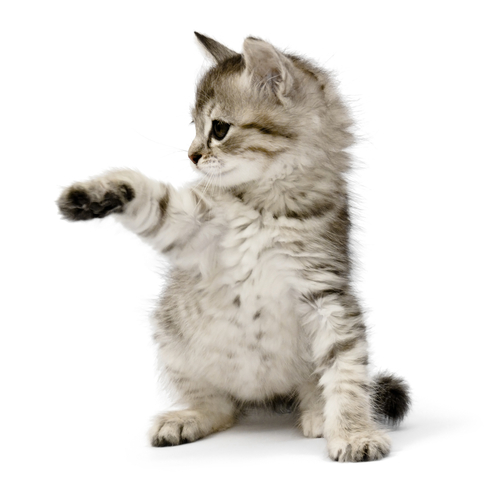
#> input picture test2.jpg, 500 x 500 px
$ python converter.py
#> lines starting #> are read from the running program, lines starting #| are printed output that depends on the picture; after the words box and inside, x2 and y2 are one past the last pixel; in counts of white or black regions, pixels touching at a corner belong together
# README
# Start with Square Images Only

import os

from PIL import Image, ImageDraw

# User Defined Constants
OUTPUT_LENGTH = 100 # PX
SAMPLE_LENGTH = 1 # pixels per sample

CIRCLE_RADII = [0, .25, .5, .75, 1]  # PX

# Other Constants
CIRCLE_CENTER = (SAMPLE_LENGTH/2, SAMPLE_LENGTH/2)
NUMBER_OF_SAMPLES = int(OUTPUT_LENGTH/SAMPLE_LENGTH)  # Number of samples to make in one direction, used for generating output circle grid.
output_circle_grid = [[0 for col in range(NUMBER_OF_SAMPLES)] for row in range(NUMBER_OF_SAMPLES)]

def sample_area(img, x_start, y_start, length):
    total = 0
    for y in range(y_start, y_start + length):
        for x in range(x_start, x_start + length):
            if img.mode == "L":  # “L” 8-bit greyscale. 0 means black, 255 means white.
                pixel_grayscale = img.getpixel((x, y))
            else:
                pixel_rgb_sum = 0
                for each_pixel in img.getpixel((x, y)): # take average of R, G, B
                    pixel_rgb_sum += each_pixel
                pixel_grayscale = pixel_rgb_sum / 3
            total += pixel_grayscale
    average = round(total / length ** 2)
    return average


def pixels_to_circles(pxl_value, circle_list):
    old_range = 255 - 0
    new_range = len(circle_list)
    new_value = round(((pxl_value - 0) * new_range) / old_range)
    return new_value


def convert_image(img_location):
#> called with img_location = './test2.jpg'
    with Image.open(img_location) as img:
#> img is the input picture: PIL image 500x500 RGB; mean R, G, B 226.5, 223.6, 219.1
        INPUT_LENGTH, _ = img.size
#> INPUT_LENGTH = 500

        # Resize Image if one side is > OUTPUT_LENGTH
        if INPUT_LENGTH > OUTPUT_LENGTH:
            img = img.resize((OUTPUT_LENGTH, OUTPUT_LENGTH))
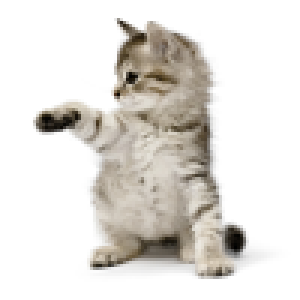
#> img: PIL image 100x100 RGB (shown 3 times larger); mean R, G, B 226.5, 223.6, 219.1

        # Sample Image, section by section
        x_idx = 0
        for x in range(0, OUTPUT_LENGTH, SAMPLE_LENGTH):
            y_idx = 0
            for y in range(0, OUTPUT_LENGTH, SAMPLE_LENGTH):
                output_circle_grid[y_idx][x_idx] = sample_area(img, x, y, SAMPLE_LENGTH)

                y_idx += 1
            x_idx += 1
#> after the loop, output_circle_grid = 100 items; x_idx = 100

        # Convert list of lists of pixel values to a greyscale image
        pixels_out = []
        image_out = Image.new("L", (NUMBER_OF_SAMPLES, NUMBER_OF_SAMPLES)) # “L” 8-bit greyscale. 0 means black, 255 means white.
#> image_out: PIL image 100x100 L; every value is 0
        for row in output_circle_grid:
            for cell in row:
                pixels_out.append(cell)
#> this loop made 100 passes
#> after the loop, pixels_out = 10000 values, max 255 at index 0, min 0 at index 8278, mean 223.1
        image_out.putdata(pixels_out)
        image_out.save('test_out4.png')

        filepath, filename = os.path.split(img_location)
        name, extension = filename.split('.')
        output_location = os.path.join(filepath, name + '_output2.' + extension)
        img.save(output_location)

        # Rasterbate
        im = Image.new("L", (OUTPUT_LENGTH * 10, OUTPUT_LENGTH * 10)) # TODO rewrite OUTPUT_LENGTH variable.
#> im: PIL image 1000x1000 L; every value is 0
        draw = ImageDraw.Draw(im)
        for x, row in enumerate(output_circle_grid):
            for y, cell_col in enumerate(row):
                circle_radius = pixels_to_circles(cell_col, CIRCLE_RADII)
                draw.ellipse([x * 10 - circle_radius,
                              y * 10 - circle_radius,
                              x * 10 + circle_radius,
                              y * 10 + circle_radius],
                              fill=255)
        im.save('./test_cats.jpg')
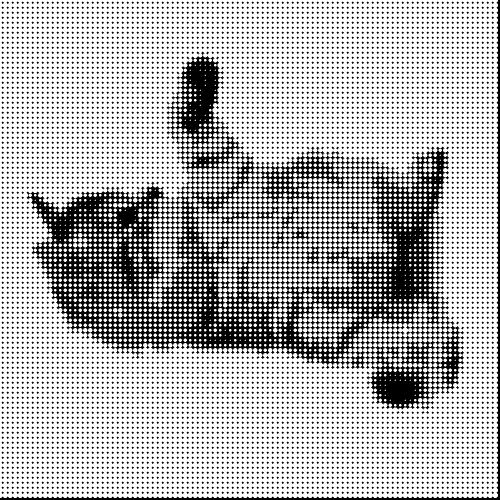
#> saved as test_cats.jpg: PIL image 1000x1000 L (shown at 1/2 size); 71.7% white; 6382 black regions (6380 under 20 px), largest, box (x1, y1, x2, y2) and area: (53, 103, 928, 819) 189757, (0, 0, 1000, 1000) 9772


if __name__ == '__main__':
    convert_image('./test2.jpg')
